Frame 1 (no input): blank canvas, image omitted
Frame 60 (the mouse pressed at the canvas centre just before this capture): blank canvas, image omitted
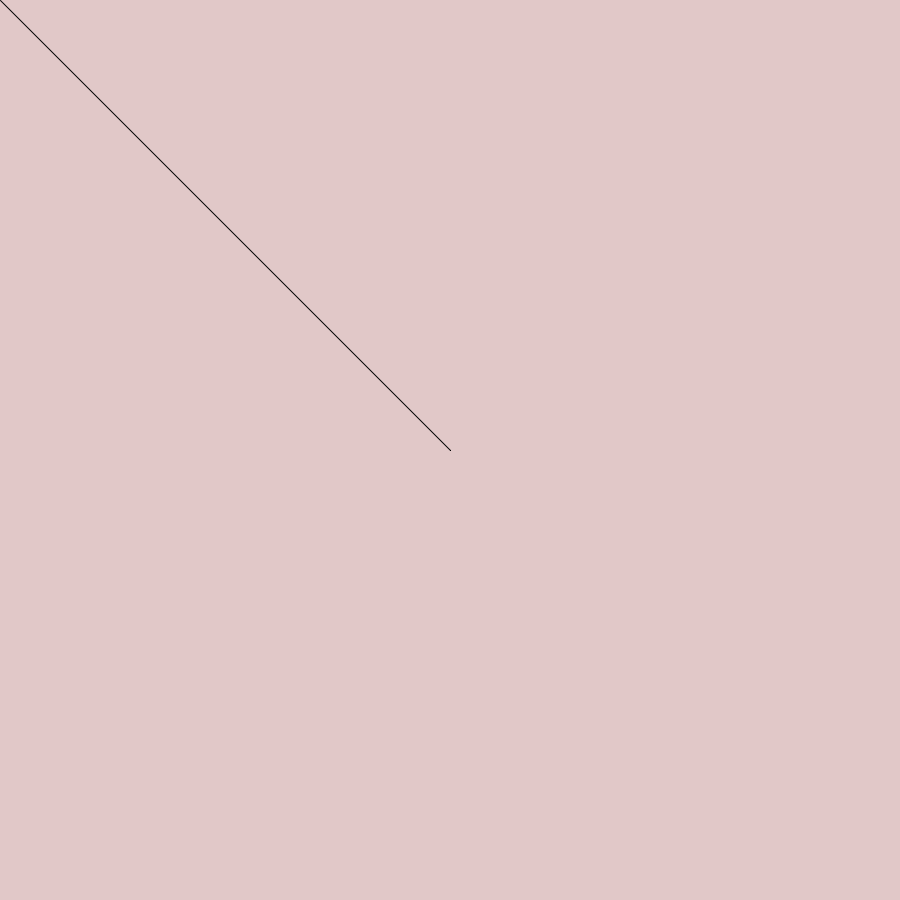
Frame 120 (the mouse held since frame 60 and released just before this capture)

The Processing sketch whose frames 1 and 60 were blank and that drew this single picture after the mouse press (run headless with seeded random() and noise(); from frame 60 on, the mouse is pressed at the canvas centre):

// Processing sketch: processing_120789
// ── processing_120789.pde

int y = 0;
  
void setup() {
  size(900, 900);
  background(225,200,200);
  smooth();
}
  
void draw() {
  //colores del 1 al 9
  if (mousePressed) {
    line(mouseX, mouseY, pmouseX, pmouseY);
  }
  if (keyPressed) {
    //empezar de nuevo
    if (key == 'n') {
      background(225,200,200);
    }
    if (key == '1') {
      stroke(255, 100, 0);
    }
    if (key == '2') {
      stroke(255, 56, 67);
    }
    
     if (key == '3') {
      stroke(240,210,17);
    }
    if (key == '4') {
      stroke(29, 230, 30);
    }
    if (key == '5') {
      stroke(54, 145, 178);
    }
     if (key == '6') {
      stroke(255, 255, 255);
    }
     if (key == '7') {
      stroke(109,47,118);
    }
    if (key == '8') {
      stroke(255, 49, 231);
    }
    if (key == '9') {
      stroke(0,0,0);
    }
    //mas grande
    if (key == '+') {
       strokeWeight(y++);
    }
    if (y == 0) {
       y = 0;
       //mas pequeño
    } else if (key == '-'){
      strokeWeight(y--);
    }
    //Figuras 
   if (keyPressed){
     //redondas de colores y tamaños random
     if (key == 'a'){
     frameRate(400);
       strokeWeight (15);
       stroke (random (0,255),random (0,255),random(0,255));
       ellipse (mouseX,mouseY,random (0,70),random (0,70));
     }
  }
   if (keyPressed){
     //quadrados de colores y tamaño random
     if (key == 's'){ 
       frameRate(400);
       fill (random (0,255),random (0,255),random (0,255));
       stroke (random (0,255),random (0,255),random(0,255));
       rect (mouseX,mouseY,random (0,70),random (0,70));
     }
  }
    if (keyPressed){
      //quadrilatero de colores y tamaños random
     if (key == 'd'){ 
       frameRate(400);
       fill (random (0,255),random (0,255),random (0,255));
       stroke (random (0,255),random (0,255),random(0,255));
       quad (random (0,70),random (0,70),mouseX,mouseY, random (0,70),random (0,70),random (0,70),random (0,70));
     }
  }
     if (keyPressed){
       //triangulos de colores y tamaños random desde el punto 0,0
     if (key == 'f'){ 
       frameRate(400);
       fill (random (0,255),random (0,255),random (0,255));
       stroke (random (0,255),random (0,255),random(0,255));
       triangle (random (0,70),mouseX,mouseY, random (0,70),random (0,70),random (0,70));
     }
  }
  }
}
